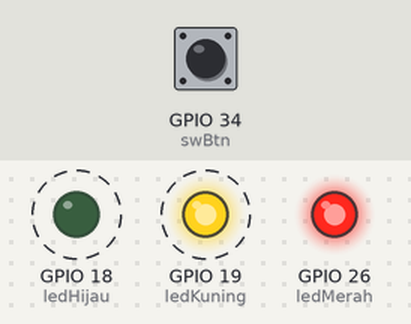
Recording of a sketch running on a simulated ESP32. Shown: output pins drawn as LEDs (lit = HIGH). Dashed ring = blinking. The test bench sets the inputs (shaded band); at power-on: GPIO 34 (swBtn) HIGH.

Above: at 4.8 s.
4.9 s: GPIO 34 (swBtn) pulled LOW for 2.35 s
At 6.8 s:
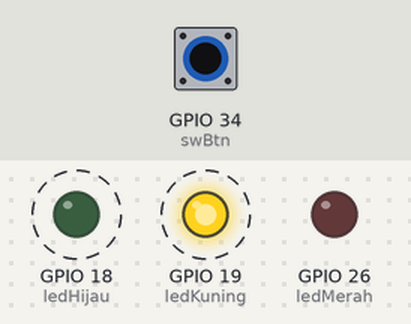
Timing chart, 0 to 15.5 s (numbered marks = the images above; inputs shaded):
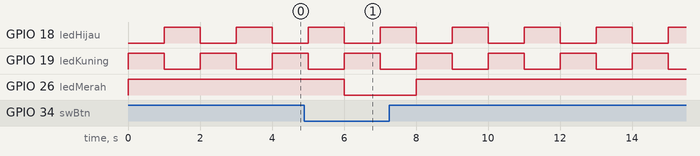

The sketch:

project_led_and_button.ino
```cpp
const int ledMerah = 26;
const int ledKuning = 19;
const int ledHijau = 18;

const int swBtn = 34;

void setup() {

  pinMode(ledMerah,OUTPUT);
  pinMode(ledKuning,OUTPUT);
  pinMode(ledHijau,OUTPUT);

  pinMode(swBtn,INPUT);

}

void loop() {

  byte value = digitalRead(swBtn);
  digitalWrite(ledMerah,value);

  digitalWrite(ledKuning,HIGH);
  delay(1000);
  digitalWrite(ledKuning,LOW);
  digitalWrite(ledHijau,HIGH);
  delay(1000);
  digitalWrite(ledHijau,LOW);
}
```

Measured:
- after the input at 4.9 s, GPIO 26 (ledMerah): HIGH → LOW after 1.1 s, → HIGH 2.0 s later
- by itself, GPIO 18 (ledHijau), GPIO 19 (ledKuning): alternates HIGH for 1.0 s and LOW for 1.0 s
